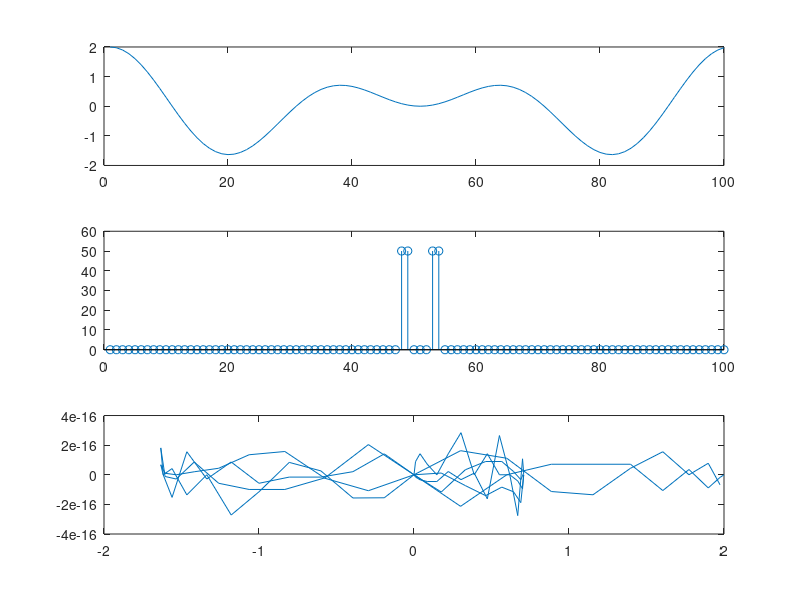

Here is the MATLAB script that generated this plot:
% Fourier Transform & Filtering the frequency domain using mat.lib function
n=0:99;
N=100;
x=cos((4*pi*n)/N)+cos((6*pi*n)/N);
X=fftshift(fft(x));
IX=ifft(fftshift(X));
subplot(3,1,1);
plot(x);
subplot(3,1,2);
stem(abs(X));
subplot(3,1,3);
plot(IX);